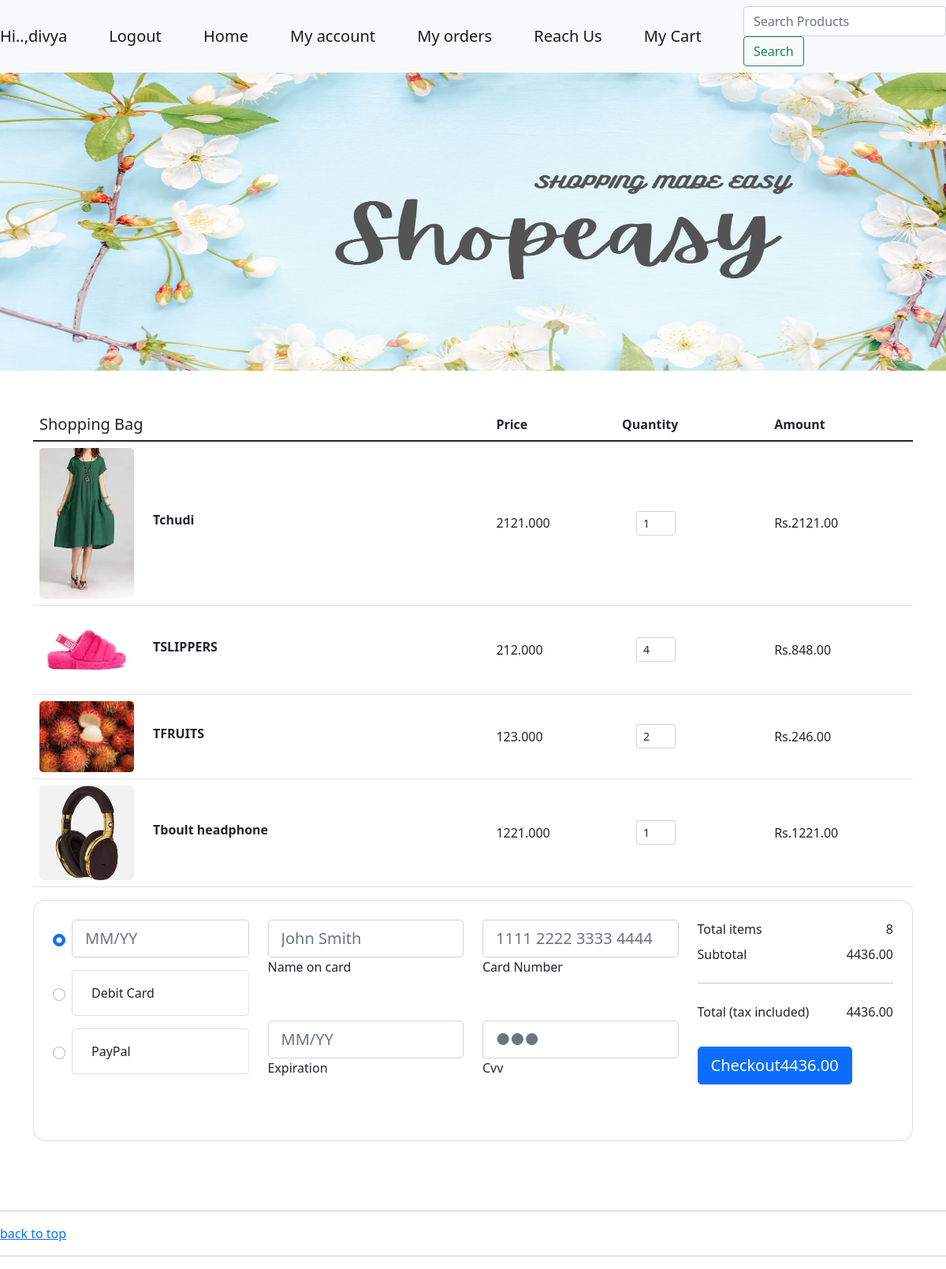
The app's page /cart/ (signed in) with its own data.
### item/models.py (models this page shows, shortened)
class OrderItem(models.Model):
	product = models.ForeignKey(Product, on_delete=models.SET_NULL, null=True)
	order = models.ForeignKey(Order, on_delete=models.SET_NULL, null=True)
	quantity = models.IntegerField(default=0, null=True, blank=True)
	date_added = models.DateTimeField(auto_now_add=True)
	@property
	def get_total(self):
		total = self.product.price * self.quantity
		return total

class Product(models.Model):
    name = models.CharField(max_length=250, unique=True)
    slug = models.SlugField(max_length=250, unique=True,blank=True)
    desc = models.TextField(blank=True)
    img = models.ImageField(upload_to='productimg', blank=True)
    category=models.ForeignKey(Category,on_delete=models.CASCADE)
    price = models.DecimalField(max_digits=10,decimal_places=3)
    stock=models.IntegerField(blank=True)
    digital = models.BooleanField(default=False,null=True, blank=True)
    available=models.BooleanField(default=True)
    created=models.DateTimeField(auto_now=True)
    updated=models.DateTimeField(auto_now=True)
    class Meta:
        ordering = ['name']
        verbose_name = 'product'
        verbose_name_plural = 'products'
    @property
    def imageURL(self):
        try:
            url = self.img.url
        except:
            url = ''
        return url

class Order(models.Model):
	customer = models.ForeignKey(Customer, on_delete=models.SET_NULL, null=True, blank=True)
	date_ordered = models.DateTimeField(auto_now_add=True)
	complete = models.BooleanField(default=False)
	transaction_id = models.CharField(max_length=100, null=True)
	@property
	def get_cart_total(self):
		orderitems = self.orderitem_set.all()
		total = sum([item.get_total for item in orderitems])
		return total
	@property
	def get_cart_items(self):
		orderitems = self.orderitem_set.all()
		total = sum([item.quantity for item in orderitems])
		return total

### item/views.py (the view)
# urls.py: path('cart/',views.cart,name='cart'),
def cart(request):
    if request.user.is_authenticated:
        customer = request.user.customer
        order, created = Order.objects.get_or_create(customer=customer,complete=False)
        items = order.orderitem_set.all()
    else:
        cookiedata = cookieCart(request)
        cartitems = cookiedata['cartItems']
        order = cookiedata['order']
        items = cookiedata['items']
    return render(request,'cart.html',{'items':items,'order':order})

### templates/cart.html (shortened to what this page needs)
{% extends 'base.html' %}
{% load static %}
{% block content %}
<section class="h-100 h-custom">
    <div class="container h-100 py-5">
      <div class="row d-flex justify-content-center align-items-center h-100">
        <div class="col">
          <div class="table-responsive">
            <table class="table">
              <thead>
                <tr>
                  <th scope="col" class="h5">Shopping Bag</th>
                  <th scope="col">Price</th>
                  <th scope="col">Quantity</th>
                  <th scope="col">Amount</th>
                </tr>
              </thead>
              <tbody>
            {% for item in items%}
                <tr>
                  <th scope="row">
                    <div class="d-flex align-items-center">
                      <img src="{{ item.product.imageURL }}"  class="img-fluid rounded-3" style="width: 120px;" alt="Book">
                      <div class="flex-column ms-4">
                        <p class="mb-2">T{{ item.product.name }}</p>
                      </div>
                    </div>
                  </th>
                  <td class="align-middle">
                    <p class="mb-0" style="font-weight: 500;">{{ item.product.price }}</p>
                  </td>
                  <td class="align-middle">
                    <div class="d-flex flex-row">
                      <button data-product="{{ item.product.id }}" data-action='remove' class="btn btn-link px-2 update-cart"
                        onclick="this.parentNode.querySelector('input[type=number]').stepDown()">
                      </button>
                      <input id="form1" min="0" name="quantity" value="{{ item.quantity }}" type="number"
                        class="form-control form-control-sm" style="width: 50px;" />
                      <button data-product="{{ item.product.id }}" data-action='add' class="btn btn-link px-2 update-cart"
                        onclick="this.parentNode.querySelector('input[type=number]').stepUp()">
                      </button>
                    </div>
                  </td>
                  <td class="align-middle">
                    <p class="mb-0" style="font-weight: 500;">Rs.{{item.get_total|floatformat:2}}</p>
                  </td>
                </tr>
            {% endfor %}
              </tbody>
            </table>
          </div>
          <div class="card shadow-2-strong mb-5 mb-lg-0" style="border-radius: 16px;">
            <div class="card-body p-4">
              <div class="row">
                <div class="col-md-6 col-lg-4 col-xl-3 mb-4 mb-md-0">
                  <form>
                    <div class="d-flex flex-row pb-3">
                      <div class="d-flex align-items-center pe-2">
                        <input
                          class="form-check-input"
                          type="radio"
                          name="radioNoLabel"
                          id="radioNoLabel1v"
                          value=""
                          aria-label="..."
                          checked
                        />
                      </div>
                        <input type="text" id="typeExp" class="form-control form-control-lg" placeholder="MM/YY"
                          size="7" id="exp" minlength="7" maxlength="7" />
                      </div>
                    <div class="d-flex flex-row pb-3">
                      <div class="d-flex align-items-center pe-2">
                        <input
                          class="form-check-input"
                          type="radio"
                          name="radioNoLabel"
                          id="radioNoLabel2v"
                          value=""
                          aria-label="..."
                        />
                      </div>
                      <div class="rounded border w-100 p-3">
                        <p class="d-flex align-items-center mb-0">
                          Debit Card
                        </p>
                      </div>
                    </div>
                    <div class="d-flex flex-row">
                      <div class="d-flex align-items-center pe-2">
                        <input
                          class="form-check-input"
                          type="radio"
                          name="radioNoLabel"
                          id="radioNoLabel3v"
                          value=""
                          aria-label="..."
                        />
                      </div>
                      <div class="rounded border w-100 p-3">
                        <p class="d-flex align-items-center mb-0">
                          PayPal
                        </p>
                      </div>
                    </div>
                  </form>
                </div>
                <div class="col-md-6 col-lg-4 col-xl-6">
                  <div class="row">
                    <div class="col-12 col-xl-6">
                      <div class="form-outline mb-4 mb-xl-5">
                        <input type="text" id="typeName" class="form-control form-control-lg" siez="17"
                          placeholder="John Smith" />
                        <label class="form-label" for="typeName">Name on card</label>
                      </div>
                      <div class="form-outline mb-4 mb-xl-5">
                        <input type="text" id="typeExp" class="form-control form-control-lg" placeholder="MM/YY"
                          size="7" id="exp" minlength="7" maxlength="7" />
                        <label class="form-label" for="typeExp">Expiration</label>
                      </div>
                    </div>
                    <div class="col-12 col-xl-6">
                      <div class="form-outline mb-4 mb-xl-5">
                        <input type="text" id="typeText" class="form-control form-control-lg" siez="17"
                          placeholder="1111 2222 3333 4444" minlength="19" maxlength="19" />
                        <label class="form-label" for="typeText">Card Number</label>
                      </div>
                      <div class="form-outline mb-4 mb-xl-5">
                        <input type="password" id="typeText" class="form-control form-control-lg"
                          placeholder="&#9679;&#9679;&#9679;" size="1" minlength="3" maxlength="3" />
                        <label class="form-label" for="typeText">Cvv</label>
                      </div>
                    </div>
                  </div>
                </div>
                <div class="col-lg-4 col-xl-3">
                  <div class="d-flex justify-content-between" style="font-weight: 500;">
                    <p class="mb-2">Total items</p>
                    <p class="mb-2">{{order.get_cart_items}}</p>
                  </div>
                  <div class="d-flex justify-content-between" style="font-weight: 500;">
                    <p class="mb-0">Subtotal</p>
                    <p class="mb-0">{{order.get_cart_total|floatformat:2}}</p>
                  </div>
                  <hr class="my-4">
                  <div class="d-flex justify-content-between mb-4" style="font-weight: 500;">
                    <p class="mb-2">Total (tax included)</p>
                    <p class="mb-2">{{order.get_cart_total|floatformat:2}}</p>
                  </div>
                  <a href="{% url 'checkout' %}">
                    <button type="button" class="btn btn-primary btn-block btn-lg">
                      <div class="d-flex justify-content-between">
                        <span>Checkout</span>
                        <span>{{order.get_cart_total|floatformat:2}}</span>
                      </div>
                    </button>
                  </a>
                </div>
              </div>
            </div>
          </div>
        </div>
      </div>
    </div>
  </section>
{% endblock %}

### templates/base.html (shortened to what this page needs)
{% load static %}
<!DOCTYPE html>
<html lang="en">
<head>
    <link href="https://cdn.jsdelivr.net/npm/bootstrap@5.1.3/dist/css/bootstrap.min.css" rel="stylesheet">
</head>
<body>
<div>
            <nav class="navbar navbar-light bg-light justify-content-between">
                {% if user.is_authenticated %}
                    <a class="navbar-brand">Hi..,{{user.first_name}}</a>
                    <a class="navbar-brand"href="{% url 'logout' %}">Logout</a>
                {% else %}
                    <a class="navbar-brand" href="{% url 'register' %}">Register</a>
                    <a class="navbar-brand"href="{% url 'login' %}">Login</a>
                {% endif %}
                    <a class="navbar-brand" href="{% url 'home' %}">Home</a>
                    <a class="navbar-brand">My account</a>
                    <a class="navbar-brand">My orders</a>
                    <a class="navbar-brand">Reach Us</a>
                    <a class="navbar-brand" href="{% url 'cart' %}">My Cart</a>
                    <form class="form-inline" method="POST" action="{% url 'search' %}">
                        <input class="form-control mr-sm-2" type="search" placeholder="Search Products" name='searchitem' aria-label="Search">
                        <button  class="btn btn-outline-success my-2 my-sm-0" type="submit" >Search</button>
                    </form>
                </nav>
</div>
        <div>
            <img src="{% static 'images/april.jpg' %}" alt="" style=" width:100%;height:10cm">
        </div>
        <div>
        {% block content %}
        {% endblock %}
        </div>
        <br><hr>
<a href="#top">back to top</a>
<hr>
</body>
</html>

### records on screen
OrderItem: product.imageURL (picture), product.name "chudi", product.price "2121.000", quantity "1", get_total "2121.00"
OrderItem: product.imageURL (picture), product.name "SLIPPERS", product.price "212.000", quantity "4", get_total "848.00"
OrderItem: product.imageURL (picture), product.name "FRUITS", product.price "123.000", quantity "2", get_total "246.00"
OrderItem: product.imageURL (picture), product.name "boult headphone", product.price "1221.000", quantity "1", get_total "1221.00"
Order: get_cart_items "8", get_cart_total "4436.00"

### other values on screen
{{ user.first_name }} "divya"
